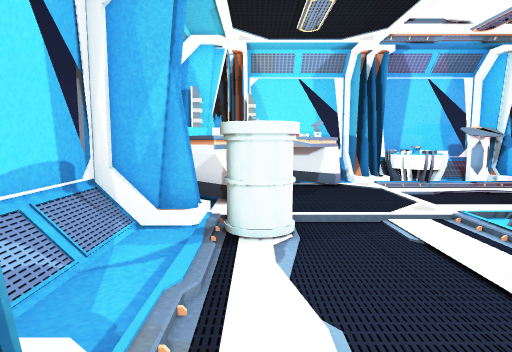
[1] (above)

16 first-person views from a walk through a 3-D level made in the Unity game engine. The camera is 1.3 m above the floor, tilts 6° down and sees 75° across. Doors are open. The floor is counted in squares, 0.9 m on a side. Each view is taken from the middle of a square. On the plan, view 1 faces up. The plan holds only what a view shows up to about 15 squares ahead; the rest is blank. The place goes on beyond the plan. The player character is not drawn. Some surface patterns are stand-ins.

[2]
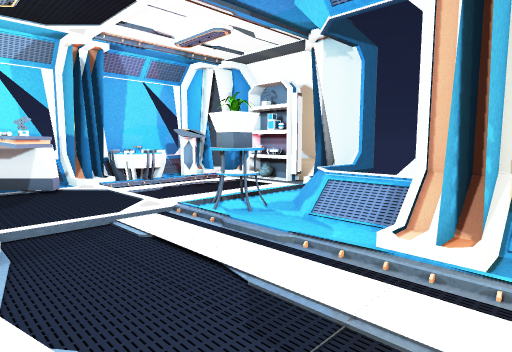

[3]
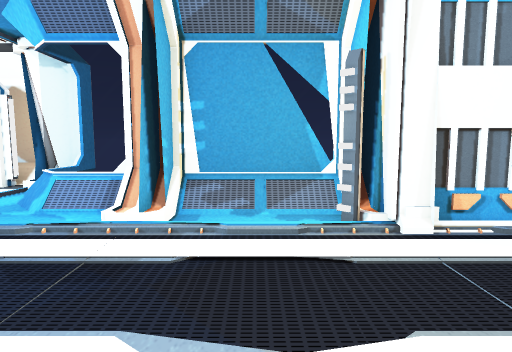

[4]
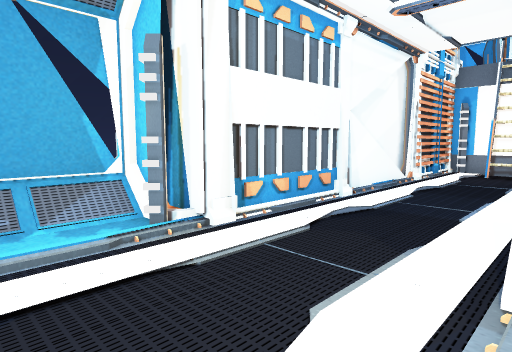

[5]
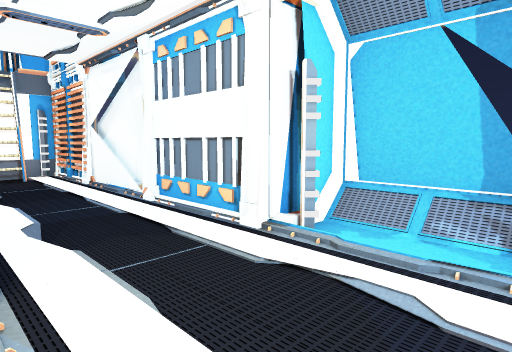

[6]
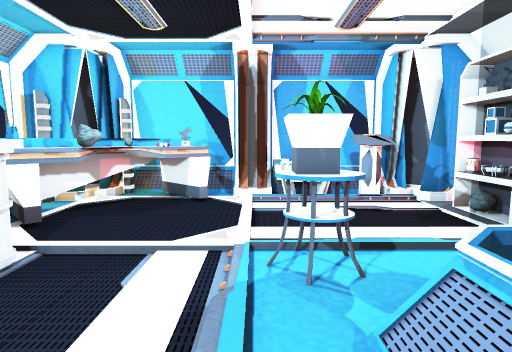

[7]
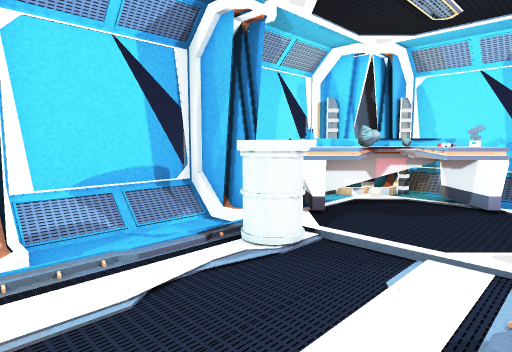

[8]
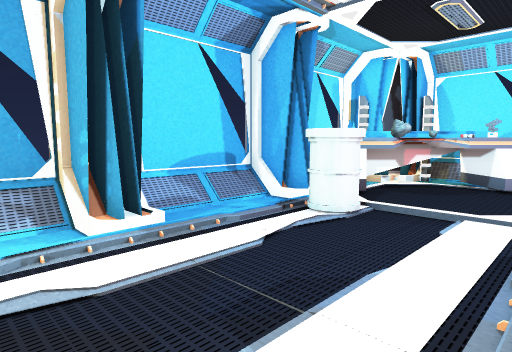

[9]
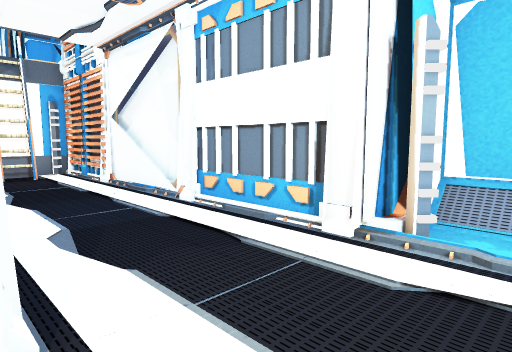

[10]
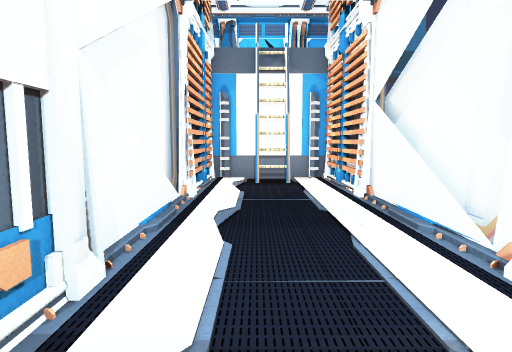

[11]
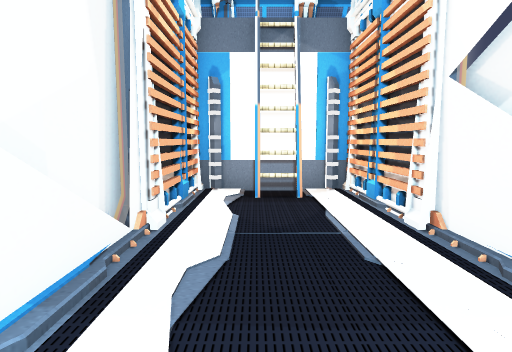

[12]
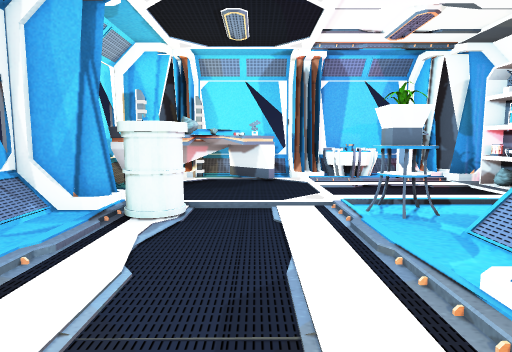

[13]
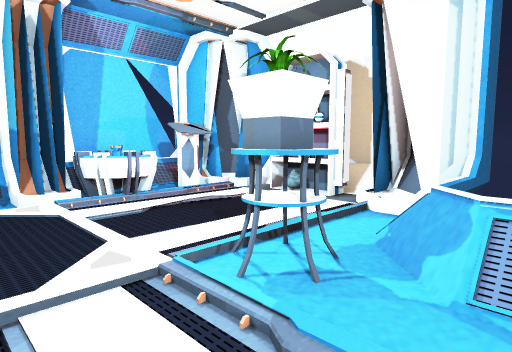

[14]
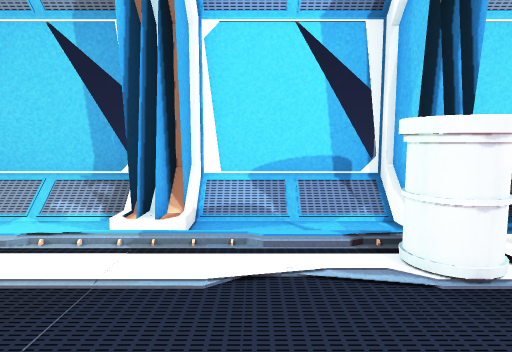

[15]
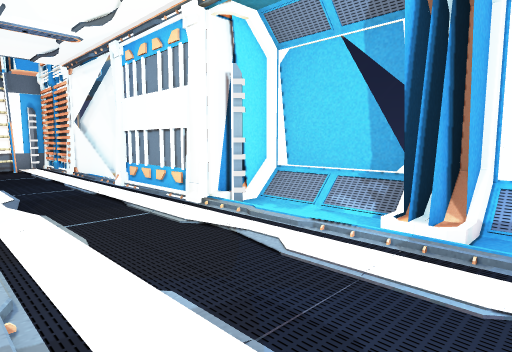

[16]
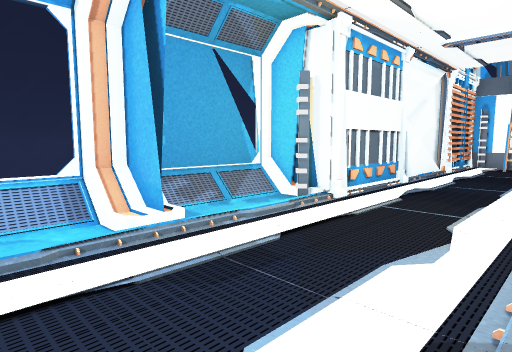

### Floor plan
Key: @ floor where view 1 was taken; # wall or solid block; . floor; / step, stairs or slope; D open door; = window, fence, low wall or low ledge; P projector; C console; B bin; A battery; S shelf; L plant; E ladder; O other object.
Columns run from 3 left of view 1 to 11 right of it. Each row starts with its distance up from view 1.
 13   ##===#####
 12  ###O//#PP####
 11  ##OOO.#PPCC##
 10 ##OOOO.......#
  9 =OOO.../....AS
  8 =OOO.../....SS#
  7 ##O..........##
  6 ###B//..L../##
  5 #/.B...LL#//#
  4 =/......#===#
  3 =/....../=
  2 ##/....//=
  1 ##/..../##
  0 =/.@..../=
 -1 =/....../=
 -2 =/.D..../=
 -3 ##DDDDDD##
 -4   #DDDD#
 -5   #....#
 -6   #....#
 -7   #....#
 -8   #....#
 -9   =....=
-10   =....=
-11   =....=
-12   =....=
-13   #....#
-14   #....#
-15   #....#
-16   #....#
-17   #.EE.#
-18   ######

Positions as (right, up) in squares from view 1, and headings:
1: (0, 0), facing up
2: (0, 0), facing up-right
3: (-2, -1), facing right
4: (-1, 0), facing down-right
5: (4, 1), facing down-left
6: (4, 1), facing up
7: (4, 1), facing up-left
8: (4, -1), facing up-left
9: (4, -1), facing down-left
10: (2, -5), facing down
11: (2, -8), facing down
12: (2, -1), facing up
13: (2, 3), facing up-right
14: (4, 3), facing left
15: (4, 3), facing down-left
16: (-1, 4), facing down-right
